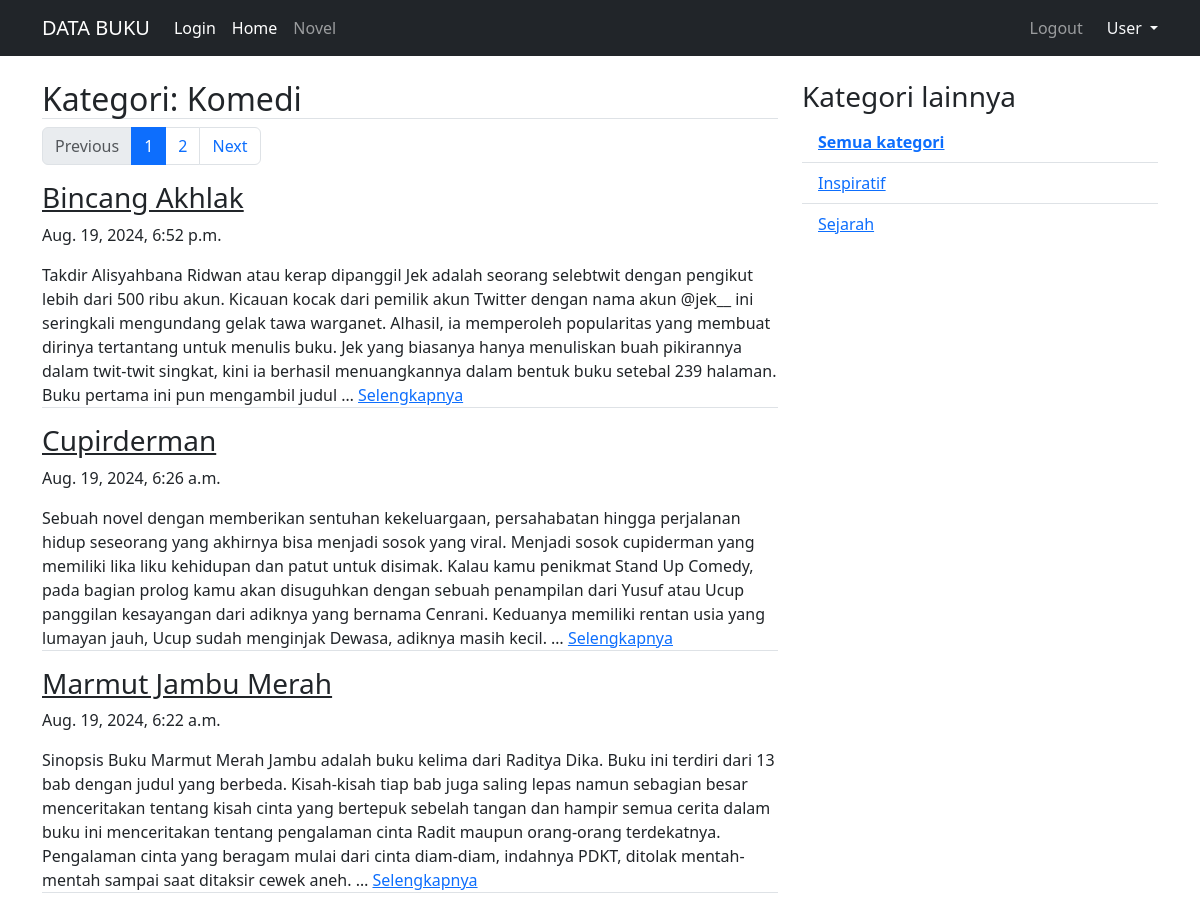
/novel/kategori/Komedi/1, run on the app's committed database.
### novel/models.py (models this page shows, shortened)
class Novel(models.Model):
    judul       = models.CharField(max_length=255)
    isi         = models.TextField()
    kategori    = models.CharField(max_length=255)
    published   = models.DateTimeField(auto_now_add=True)
    updated     = models.DateTimeField(auto_now=True)
    slug        = models.SlugField(blank=True, editable=False)

### novel/views.py (the view)
# urls.py: re_path(r'^kategori/(?P<kategori>[\w]+)/(?P<page>\d+)$', NovelKategoriListView.as_view(), name='category'),
class NovelKategoriListView(ListView):
    model = Novel
    template_name = "novel/novel_kategori_list.html"
    context_object_name = 'novel_list'
    ordering = ['-published']
    paginate_by = 3
    def get_queryset(self):
        self.queryset= self.model.objects.filter(kategori=self.kwargs['kategori'])
        return super().get_queryset()
    def get_context_data(self,*args,**kwargs):
        kategori_list = self.model.objects.values_list('kategori', flat=True).distinct().exclude(kategori=self.kwargs['kategori'])
        self.kwargs.update({'kategori_list':kategori_list})
        kwargs = self.kwargs
        return super().get_context_data(*args,**kwargs)

### novel/templates/novel/novel_kategori_list.html (shortened to what this page needs)
{% extends "base.html" %}
{% block contents %}
<div class="row">
    <div class="col-md-8">
        <h2 class="border-bottom">Kategori: {{kategori}}</h2>
        {% if is_paginated %}
            <nav aria-label="novelPage">
                <ul class="pagination">
                    {% if page_obj.has_previous %}
                        <li class="page-item">
                            <a class="page-link" href="{% url 'novel:category' kategori page_obj.previous_page_number %}">Previous</a>
                        </li>
                    {% else %}
                        <li class="page-item disabled">
                            <a class="page-link">Previous</a>
                        </li>
                    {% endif %}
                    {% for page in paginator.page_range %}
                        {% if page is page_obj.number %}
                            <li class="page-item active" aria-current="page">
                                <span class="page-link" href="#">{{page}}</span>
                            </li>
                        {% else %}
                            <li class="page-item">
                                <a class="page-link" href="{% url 'novel:category' kategori page %}">{{page}}</a>
                            </li>
                        {% endif %}
                    {% endfor %}
                    {% if page_obj.has_next %}
                        <li class="page-item">
                            <a class="page-link" href="{% url 'novel:category' kategori page_obj.next_page_number %}">Next</a>
                        </li>
                    {% else %}
                        <li class="page-item disabled">
                            <a class="page-link">Next</a>
                        </li>
                    {% endif %}
                </ul>
            </nav>
        {% endif %}
            {% for novel in novel_list %}
                <h3><a class="text-dark" href="{% url 'novel:detail' novel.slug %}">{{novel.judul}}</a></h3>
                <p>{{novel.published}}</p>
                <p class="border-bottom">{{novel.isi|truncatewords:70}} <a href="{% url 'novel:detail' novel.slug %}">Selengkapnya</a></p>
            {% endfor %}
    </div>
    <div class="col-sm">
        <h3>Kategori lainnya</h3>
        <ul class="list-group list-group-flush">
            <li class="list-group-item"><a href="{% url 'novel:list' 1 %}"><b>Semua kategori</b></a></li>
            {% for kategori in kategori_list %}
            <li class="list-group-item"><a href="{% url 'novel:category' kategori 1 %}">{{kategori}}</a></li>
            {% endfor %}
        </ul>
    </div>
</div>
{% endblock contents %}

### data on the page
Novel: judul "Bincang Akhlak", published "Aug. 19, 2024, 6:52 p.m.", isi "Takdir Alisyahbana Ridwan atau kerap dipanggil Jek adalah seorang selebtwit dengan pengikut lebih dari 500 ribu akun. Kicauan kocak dari pemilik akun Twitter dengan nama akun @jek__ ini seringkali mengundang gelak tawa warganet. Alhasil, ia memperoleh popularitas yang membuat dirinya tertantang untuk menulis buku. Jek yang biasanya hanya menuliskan buah pikirannya dalam twit-twit singkat, kini ia berhasil menuangkannya dalam bentuk buku setebal 239 halaman. Buku pertama ini pun mengambil judul …"
Novel: judul "Cupirderman", published "Aug. 19, 2024, 6:26 a.m.", isi "Sebuah novel dengan memberikan sentuhan kekeluargaan, persahabatan hingga perjalanan hidup seseorang yang akhirnya bisa menjadi sosok yang viral. Menjadi sosok cupiderman yang memiliki lika liku kehidupan dan patut untuk disimak. Kalau kamu penikmat Stand Up Comedy, pada bagian prolog kamu akan disuguhkan dengan sebuah penampilan dari Yusuf atau Ucup panggilan kesayangan dari adiknya yang bernama Cenrani. Keduanya memiliki rentan usia yang lumayan jauh, Ucup sudah menginjak Dewasa, adiknya masih kecil. …"
Novel: judul "Marmut Jambu Merah", published "Aug. 19, 2024, 6:22 a.m.", isi "Sinopsis Buku Marmut Merah Jambu adalah buku kelima dari Raditya Dika. Buku ini terdiri dari 13 bab dengan judul yang berbeda. Kisah-kisah tiap bab juga saling lepas namun sebagian besar menceritakan tentang kisah cinta yang bertepuk sebelah tangan dan hampir semua cerita dalam buku ini menceritakan tentang pengalaman cinta Radit maupun orang-orang terdekatnya. Pengalaman cinta yang beragam mulai dari cinta diam-diam, indahnya PDKT, ditolak mentah-mentah sampai saat ditaksir cewek aneh. …"

### other printed values
{{ kategori }} "Komedi"
{{ page }} "1"
{{ page }} "2"
{{ kategori }} "Inspiratif" "Sejarah"
